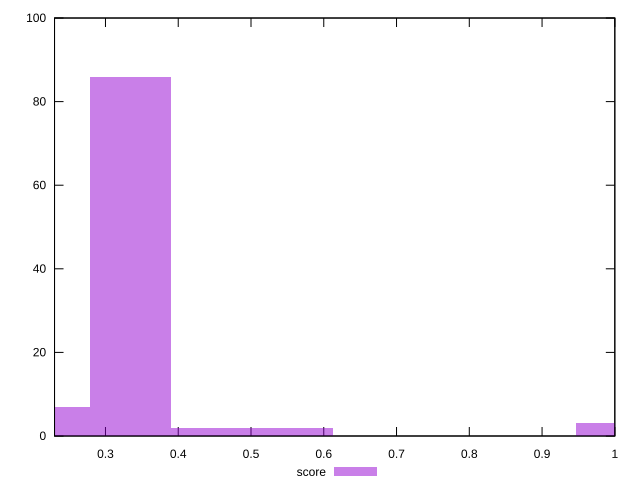

This figure's gnuplot source:
reset

$score <<EOF
0.5564688772108697 2
0.44517510176869574 2
0.3338813263265218 86
0.22258755088434787 7
1.0016439789795655 3
EOF

set key outside below
set boxwidth 0.11129377544217393
set xrange [0.23:1]
set yrange [0:100]
set trange [0:100]
set style fill transparent solid 0.5 noborder
set terminal svg size 640, 490 enhanced background rgb 'white'
set output "report_00013_2021-02-09T12-04-24.940Z/uses-rel-preload/samples/pages+cached/score/histogram.svg"

plot $score title "score" with boxes

reset
